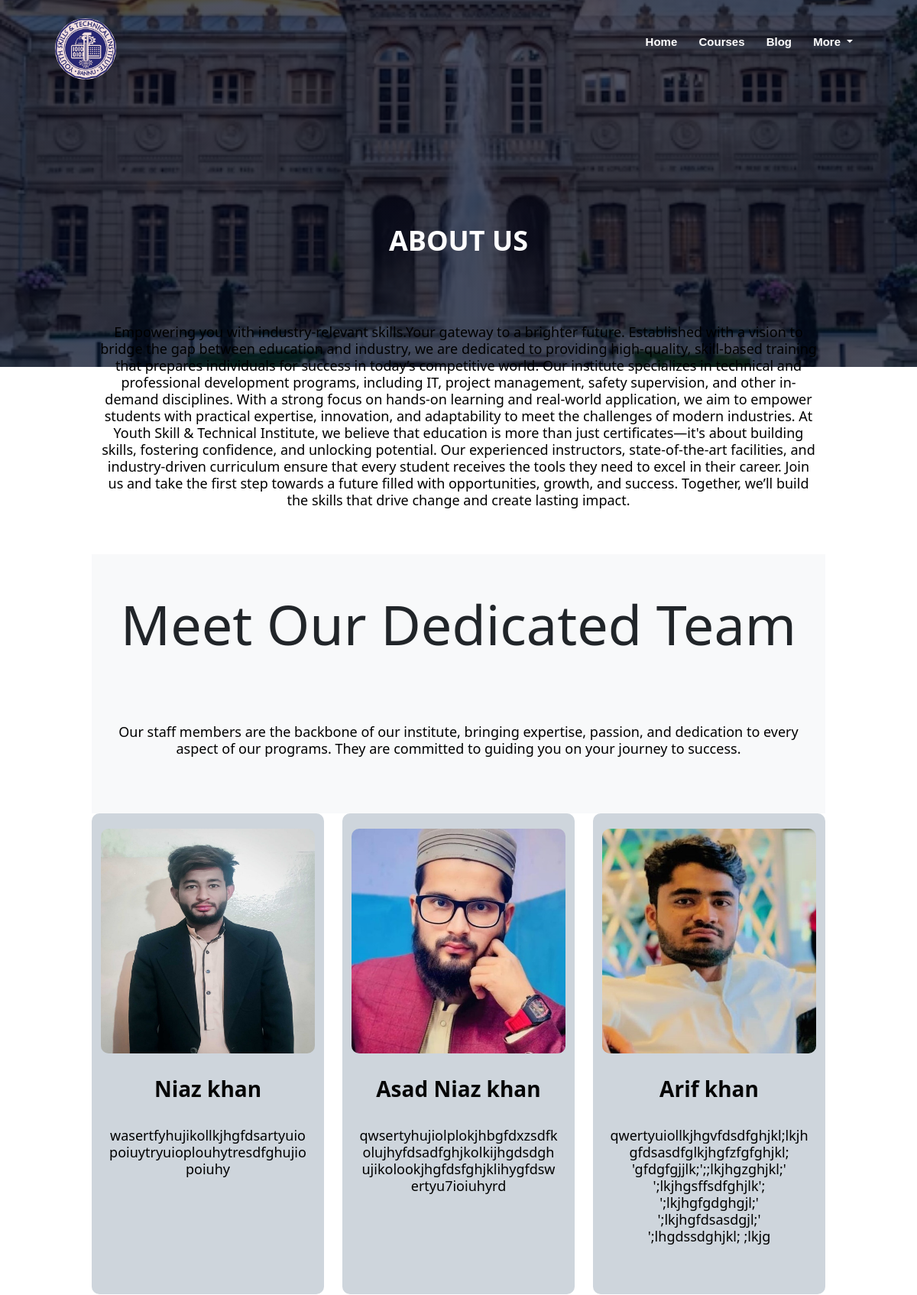
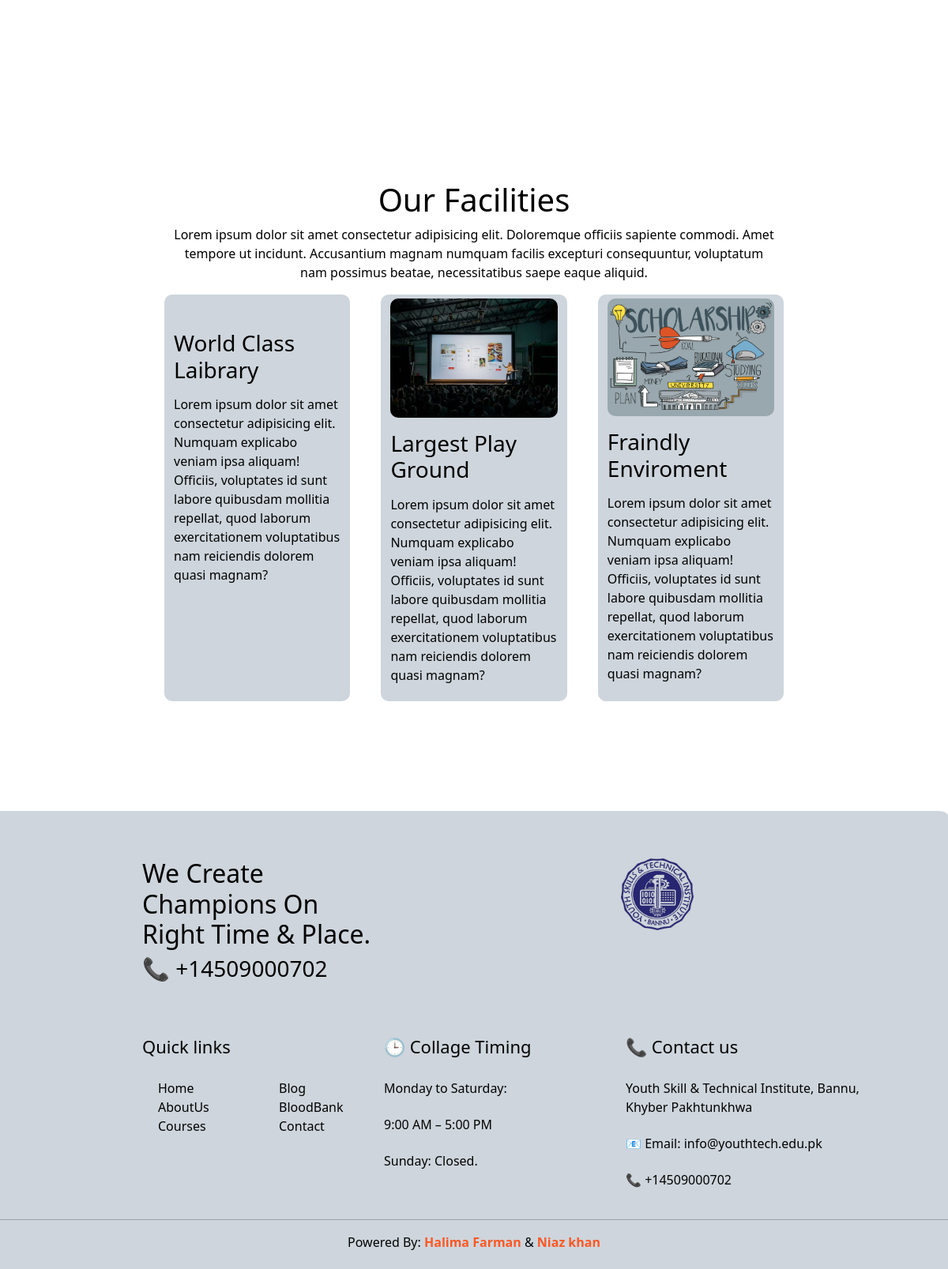
The page /about/ on the database its author committed (2 pictures, top to bottom).
### website/models.py (models this page shows, shortened)
class Staff_member(models.Model):
    name = models.CharField(max_length=50)
    qualification = models.CharField(max_length=50)
    image = models.ImageField(upload_to="documents/staff-members/", blank=False, null=False)
    description = models.TextField()
    whatsapp_link = models.CharField(max_length=100)
    facebook_link = models.CharField(max_length=100)
    linkdin_link = models.CharField(max_length=100)

### website/views.py (the view)
# urls.py: path('about/', views.about, name='about'),
def about(request):
    staff_members = Staff_member.objects.all()
    return render(request, 'aboutUS.html', {'staff_members': staff_members})

### website/templates/aboutUs.html (shortened to what this page needs)
{% extends "base.html" %}
{% load static %}
{% block nav %}
{% include "subnav.html" %}
{% endblock nav %}
{% block content %}
    <section class='course'>
        <h1 class='display-6' style="text-align: center; margin-top: 65px;">
            ABOUT US
        </h1>
        <p class='lead'style="font-weight: 400; text-align: center; margin-bottom: 50px;">
            Empowering you with industry-relevant skills.Your gateway to a brighter future. Established with a vision to bridge the gap between education and industry, we are dedicated to providing high-quality, skill-based training that prepares individuals for success in today’s competitive world. Our institute specializes in technical and professional development programs, including IT, project management, safety supervision, and other in-demand disciplines. With a strong focus on hands-on learning and real-world application, we aim to empower students with practical expertise, innovation, and adaptability to meet the challenges of modern industries. At Youth Skill & Technical Institute, we believe that education is more than just certificates—it's about building skills, fostering confidence, and unlocking potential. Our experienced instructors, state-of-the-art facilities, and industry-driven curriculum ensure that every student receives the tools they need to excel in their career. Join us and take the first step towards a future filled with opportunities, growth, and success. Together, we’ll build the skills that drive change and create lasting impact.
        </p>
        <section class="staff-hero-section text-center py-5 bg-light">
                <h2 class="display-2 text-dark">Meet Our Dedicated Team</h2>
                <p class="lead">
                    Our staff members are the backbone of our institute, bringing expertise, passion, and dedication to every aspect of our programs. They are committed to guiding you on your journey to success.
                </p>
        </section>
        <div class="row">
            {% for member in staff_members %}
            <div class="col-lg-4 col-md-4 col-sm-12 mb-4 d-flex align-items-stretch">
            <div class="course-col w-100">
                <img src="{{ member.image.url }}" alt="{{ member.name }}">
                <h3>
                {{ member.name }}
                </h3>
                <p style="word-wrap: break-word; overflow-wrap: break-word;">
                {{ member.description|safe }}
                </p>
            </div>
            </div>
            {% endfor %}
        </div>
    </section>
    <section class="facilities">
        <h1 style="color: #000000;">
            Our Facilities
        </h1>
        <p style="color: #000000;">
            Lorem ipsum dolor sit amet consectetur adipisicing elit. Doloremque officiis sapiente commodi. Amet tempore ut incidunt. Accusantium magnam numquam facilis excepturi consequuntur, voluptatum nam possimus beatae, necessitatibus saepe eaque aliquid.
        </p>
        <div class="row">
            <div class="facilities-col">
                <h3 style="color: #000000;">
                    World Class Laibrary
                </h3>
                <p style="color: #000000;">
                    Lorem ipsum dolor sit amet consectetur adipisicing elit. Numquam explicabo veniam ipsa aliquam! Officiis, voluptates id sunt labore quibusdam mollitia repellat, quod laborum exercitationem voluptatibus nam reiciendis dolorem quasi magnam?
                </p>
            </div>
            <div class="facilities-col">
                <img src="{% static 'images/webcrs.avif'%}" alt="">
                <h3 style="color: #000000;">
                    Largest Play Ground
                </h3>
                <p style="color: #000000;">
                    Lorem ipsum dolor sit amet consectetur adipisicing elit. Numquam explicabo veniam ipsa aliquam! Officiis, voluptates id sunt labore quibusdam mollitia repellat, quod laborum exercitationem voluptatibus nam reiciendis dolorem quasi magnam?
                </p>
            </div>
            <div class="facilities-col">
                <img src="{% static 'images/scholarship.jpg'%}" alt="">
                <h3 style="color: #000000;">
                    Fraindly Enviroment
                </h3>
                <p style="color: #000000;">
                    Lorem ipsum dolor sit amet consectetur adipisicing elit. Numquam explicabo veniam ipsa aliquam! Officiis, voluptates id sunt labore quibusdam mollitia repellat, quod laborum exercitationem voluptatibus nam reiciendis dolorem quasi magnam?
                </p>
            </div>
        </div>
    </section>
{% endblock content %}

### static/style.css (style rules this page uses)
* { margin: 0; padding: 0; }
.course { width: 80%; margin: auto; text-align: center; padding-top: 100px; }
.course h1 { font-size: 36px; font-weight: 600; cursor: pointer; }
.course p { color: #000000; font-size: 18px; font-weight: 300; line-height: 22px; padding: 10px; margin-top: 8%; }
.row { margin-top: 5%; display: flex; justify-content: space-between; }
.course-col { flex-basis: 30%; background: rgb(206, 213, 220); border-radius: 10px; margin-bottom: 2%; padding: 20px 12px; box-sizing: border-box; transition: 0.3s; cursor: pointer; }
.course-col img { width: 100%; height: 50%; border-radius: 10px; }
.course-col p { color: rgb(0, 0, 0); text-align: center; }
.course-col h3 { text-align: center; font-weight: 600; margin-top: 30px; color: rgb(6, 6, 6); }
.facilities { width: 80%; margin: auto; text-align: center; padding: 100px; color: #000000; }
.facilities-col { flex-basis: 30%; border-radius: 10px; margin-bottom: 5%; text-align: left; padding: 5px; background: rgb(206, 213, 220); transition: 0.5s; }
.facilities-col img { width: 100%; border-radius: 10px; }
.facilities-col p { padding: 0; color: #000000; }
.facilities-col h3 { margin-top: 16px; margin-bottom: 15px; text-align: left; color: #000000; }
.sub-header h1 { margin-top: 100px; }

### rows shown on the page
Staff_member: image (picture), name "Niaz khan", description "wasertfyhujikollkjhgfdsartyuiopoiuytryuioplouhytresdfghujiopoiuhy"
Staff_member: image (picture), name "Asad Niaz khan", description "qwsertyhujiolplokjhbgfdxzsdfkolujhyfdsadfghjkolkijhgdsdghujikolookjhgfdsfghjklihygfdswertyu7ioiuhyrd"
Staff_member: image (picture), name "Arif khan", description "qwertyuiollkjhgvfdsdfghjkl;lkjhgfdsasdfglkjhgfzfgfghjkl; 'gfdgfgjjlk;';;lkjhgzghjkl;' ';lkjhgsffsdfghjlk'; ';lkjhgfgdghgjl;' ';lkjhgfdsasdgjl;' ';lhgdssdghjkl; ;lkjg"
